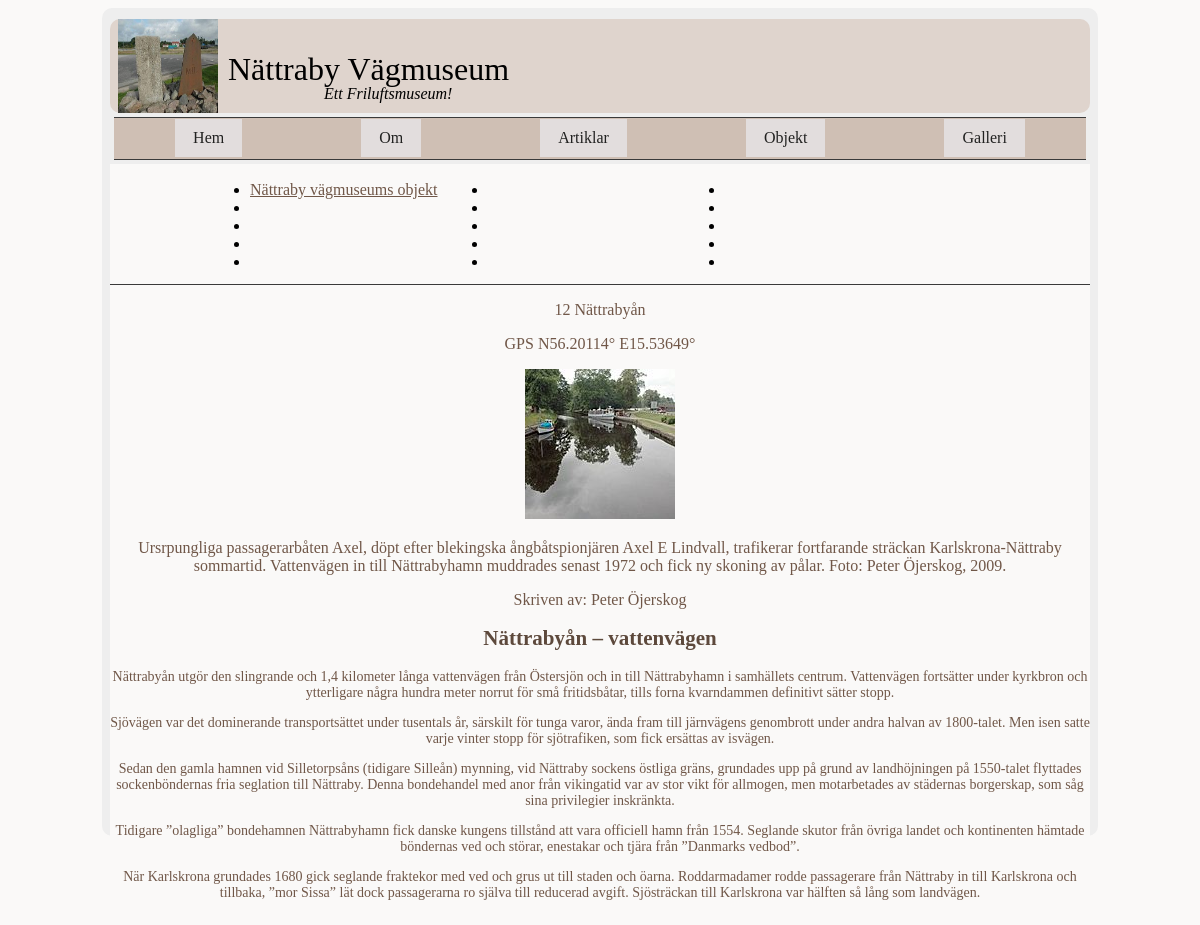
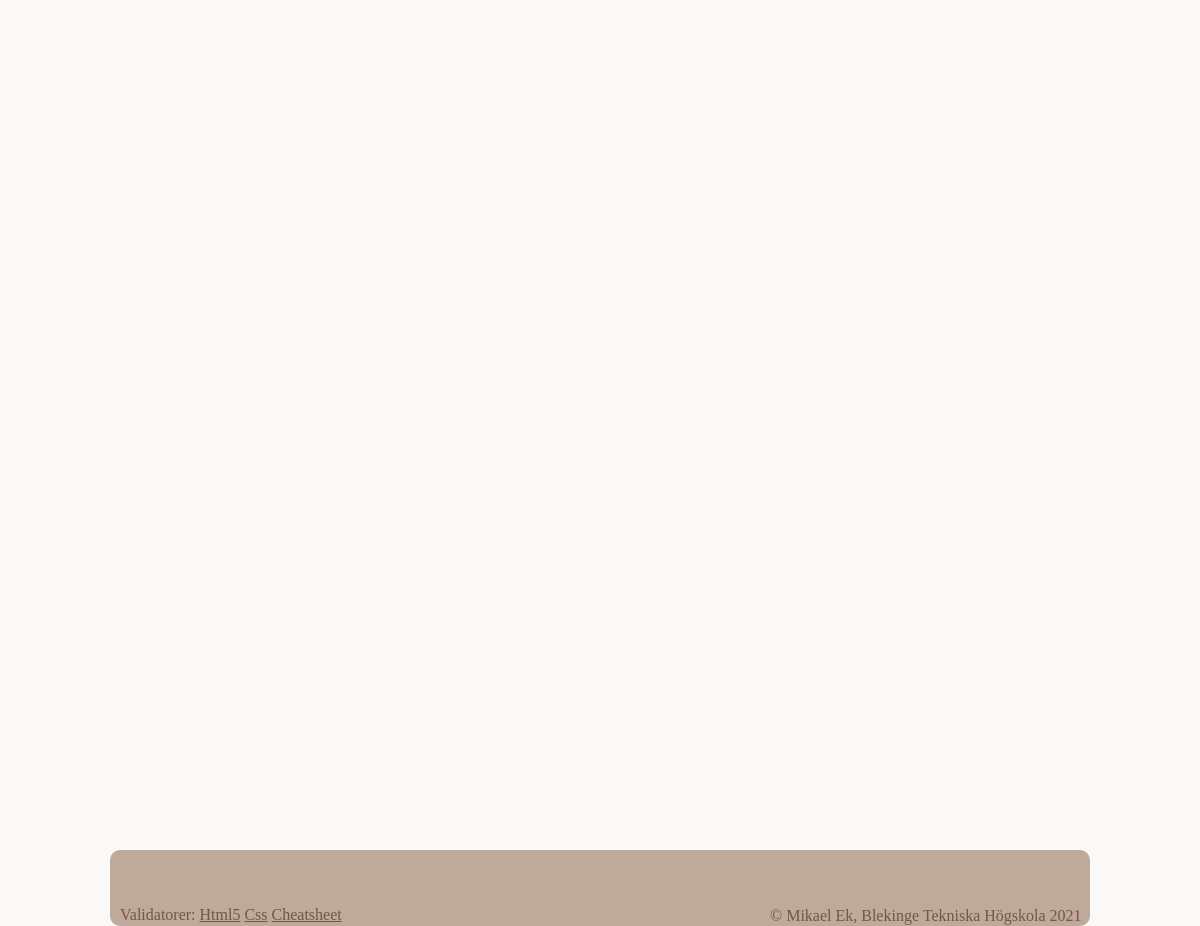
Screenshot of /object.php?page=object12 with the database file from the repository (2 pictures, top to bottom).
### tables this page shows
CREATE TABLE object(
  id INT,
  name TEXT,
  title TEXT,
  data TEXT,
  author TEXT,
  gps TEXT,
  mapImage TEXT,
  image1 TEXT,
  image1Alt TEXT,
  image1Text,
  TEXT,
  image2 TEXT,
  image2Alt TEXT,
  image2Text TEXT
);

### object.php (called while the page is built, shortened)
<?php
require __DIR__ . "/incl/header.php";
require __DIR__ . "/incl/multipage.php";
require __DIR__ . "/incl/footer.php";

### object/object12.php (the view, shortened to what this page needs)
<?php
$fileName = __DIR__ . "/../db/nvm2.sqlite";
$dsn = "sqlite:$fileName";
$db = connectToDatabase($dsn);
$sql = "SELECT * FROM object WHERE id = 14 ";
$stmt = $db->prepare($sql);
$stmt->execute();
$res = $stmt->fetchAll(PDO::FETCH_ASSOC);
$rows = null;
foreach ($res as $row) {
    $rows .= "<tr>";
    $rows .= "<td>{$row['name']}</td>";
    $rows .= "<td>{$row['title']}</td>";
    $rows .= "<td>{$row['data']}</td>";
    $rows .= "<td>{$row['author']}</td>";
    $rows .= "<td>{$row['gps']}</td>";
    $rows .= "<td>{$row['mapImage']}</td>";
    $rows .= "<td>{$row['image1']}</td>";
    $rows .= "<td>{$row['image1Alt']}</td>";
    $rows .= "<td>{$row['image1Text']}</td>";
    $rows .= "<td>{$row['TEXT']}</td>";
    $rows .= "<td>{$row['image2']}</td>";
    $rows .= "<td>{$row['image2Alt']}</td>";
    $rows .= "<td>{$row['image2Text']}</td>";
    $rows .= "</tr>\n";
}
?>
<div class="intro">
    <p><?php echo $row['title'] ?></p>
    <p><?php echo $row['gps'] ?></p>
    <p><img src="img/150x150/<?php echo $row['image1'] ?>" alt=""></p>
    <p class="image-text"><?php echo $row['image1Text'] ?></p>
    <p class=" author">Skriven av: <?php echo $row['author'] ?></p>
</div>
<div class="text-data">
    <p><?php echo $row['data'] ?></p>
</div>

### css/style.css (style rules this page uses)
html { background-color: #faf9f8; }
p { color: #705748; }
h1, h2 { color:#5d493c }
body { margin: 8px auto; padding: 8px; width: 980px; min-height: 800px; max-height: 800px; background-color: #eee; border-radius: 10px; padding-bottom: 20px; }
.intro { text-align: center; }
.text-data { text-align: center; font-size: 14px; }

### rows the page displays
object: title "12 Nättrabyån", gps "GPS N56.20114° E15.53649°", image1 (picture), image1Text "Ursrpungliga passagerarbåten Axel, döpt efter blekingska ångbåtspionjären Axel E Lindvall, trafikerar fortfarande sträckan Karlskrona-Nättraby sommartid. Vattenvägen in till Nättrabyhamn muddrades senast 1972 och fick ny skoning av pålar. Foto: Peter Öjerskog, 2009.", author "Peter Öjerskog", data "Nättrabyån – vattenvägen Nättrabyån utgör den slingrande och 1,4 kilometer långa vattenvägen från Östersjön och in till Nättrabyhamn i samhällets centrum. Vattenvägen fortsätter under kyrkbron och ytterligare några hundra meter norrut för små fritidsbåtar, tills forna kvarndammen definitivt sätter stopp. Sjövägen var det dominerande transportsättet under tusentals år, särskilt för tunga varor, ända fram till järnvägens genombrott under andra halvan av 1800-talet. Men isen satte varje vinter stopp för sjötrafiken, som fick ersättas av isvägen. Sedan den gamla hamnen vid Silletorpsåns (tidigare Silleån) mynning, vid Nättraby sockens östliga gräns, grundades upp på grund av landhöjningen på…"

### other values shown
$value["title"] "Nättraby vägmuseums objekt"
